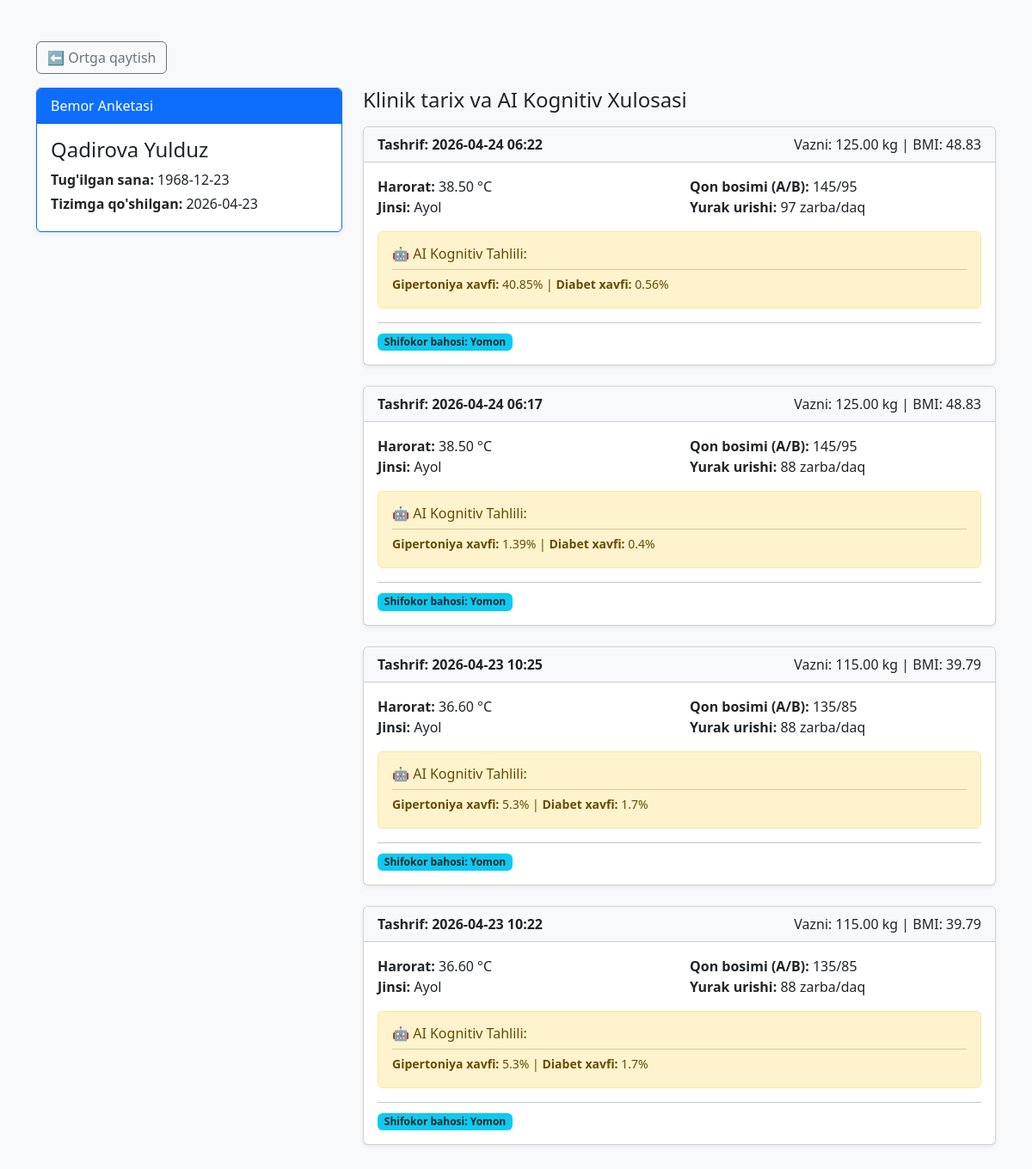
The app's page /api/v1/ehr/web/patients/19/ (signed in) with its own data.
### patients/models.py (models this page shows, shortened)
class Patient(models.Model):
    GENDER_CHOICES = (
        ('Erkak', 'Erkak'),
        ('Ayol', 'Ayol'),
    )
    user = models.OneToOneField(User, on_delete=models.SET_NULL, null=True, blank=True, verbose_name="Tizimga kirish akkaunti")
    first_name = models.CharField(max_length=50, verbose_name="Ismi")
    last_name = models.CharField(max_length=50, verbose_name="Familiyasi")
    patronymic = models.CharField(max_length=50, blank=True, null=True, verbose_name="Otasining ismi")
    gender = models.CharField(max_length=10, choices=GENDER_CHOICES, default='Erkak', verbose_name="Jinsi")
    date_of_birth = models.DateField(verbose_name="Tug'ilgan sanasi")
    created_at = models.DateTimeField(auto_now_add=True)

class Visit(models.Model):
    patient = models.ForeignKey(Patient, on_delete=models.CASCADE, related_name='visits', verbose_name="Bemor")
    visit_date = models.DateTimeField(auto_now_add=True, verbose_name="Qabul vaqti")
    doctor = models.ForeignKey(User, on_delete=models.SET_NULL, null=True, blank=True, verbose_name="Qabul qilgan xodim")
    weight = models.DecimalField(max_digits=5, decimal_places=2, verbose_name="Vazni (kg)")
    height = models.DecimalField(max_digits=5, decimal_places=2, verbose_name="Bo'yi (sm)")
    bmi = models.DecimalField(max_digits=5, decimal_places=2, blank=True, null=True, verbose_name="Tana massasi indeksi (BMI)")
    temperature = models.DecimalField(max_digits=4, decimal_places=2, verbose_name="Tana harorati")
    blood_pressure = models.CharField(max_length=20, default="120/80", verbose_name="Qon bosimi", null=True, blank=True)
    heart_rate = models.IntegerField(verbose_name="Yurak urishi")
    symptoms = models.ManyToManyField(Symptom, through='VisitSymptom', related_name='visits', verbose_name="Simptomlar")
    doctor_notes = models.TextField(blank=True, null=True, verbose_name="Shifokor xulosasi / Qo'shimcha izoh")

class VisitSymptom(models.Model):
    visit = models.ForeignKey('Visit', on_delete=models.CASCADE)
    symptom = models.ForeignKey(Symptom, on_delete=models.CASCADE, verbose_name="Simptom")
    blood_pressure = models.CharField(max_length=10, null=True, blank=True)
    htn_risk = models.FloatField(null=True, blank=True)
    dm_risk = models.FloatField(null=True, blank=True)
    severity = models.DecimalField(
        max_digits=3,
        decimal_places=2,
        choices=PATIENT_SYMPTOM_IMPACT_CHOICES,
        default=0.50,
        verbose_name="Bemordagi darajasi"
    )
    FEEDBACK_CHOICES = [
        ('alo', "A'lo"),
        ('yaxshi', "Yaxshi"),
        ('qoniqarli', "Qoniqarli"),
        ('yomon', "Yomon"),
    ]
    doctor_feedback = models.CharField(max_length=20, choices=FEEDBACK_CHOICES, null=True, blank=True)
    class Meta:
        unique_together = ('visit', 'symptom')

### patients/views.py (the view)
# urls.py: path('web/patients/<int:pk>/', patient_detail_view, name='patient_detail'),
@login_required
def patient_detail_view(request, pk):
    patient = get_object_or_404(Patient, pk=pk)
    role = get_user_role(request.user)
    if role == 'Bemor' and patient.user != request.user:
        return HttpResponseForbidden("Siz boshqa bemorning kartasini ko'ra olmaysiz!")
    return render(request, 'patients/patient_detail.html', {'patient': patient, 'user_role': role})

### patients/views.py (called while the page is built)
def get_user_role(user):
    if user.is_superuser:
        return 'Super Admin'
    if user.groups.exists():
        return user.groups.first().name
    return 'Bemor'

### patients/templates/patients/patient_detail.html (shortened to what this page needs)
<!DOCTYPE html>
<html lang="uz">
<head>
    <link href="https://cdn.jsdelivr.net/npm/bootstrap@5.3.0/dist/css/bootstrap.min.css" rel="stylesheet">
</head>
<body class="bg-light">
<div class="container mt-5 mb-5">
    <a href="{% url 'patient_list' %}" class="btn btn-outline-secondary mb-3">⬅ Ortga qaytish</a>
    <div class="row">
        <div class="col-md-4">
            <div class="card shadow-sm border-primary">
                <div class="card-header bg-primary text-white">Bemor Anketasi</div>
                <div class="card-body">
                    <h4>{{ patient.last_name }} {{ patient.first_name }}</h4>
                    <p class="mb-1"><strong>Tug'ilgan sana:</strong> {{ patient.date_of_birth|date:"Y-m-d" }}</p>
                    <p class="mb-1"><strong>Tizimga qo'shilgan:</strong> {{ patient.created_at|date:"Y-m-d" }}</p>
                </div>
            </div>
        </div>
        <div class="col-md-8">
            <h4 class="mb-3">Klinik tarix va AI Kognitiv Xulosasi</h4>
            {% for visit in patient.visits.all|dictsortreversed:"visit_date" %}
                <div class="card shadow-sm mb-4">
                    <div class="card-header bg-light d-flex justify-content-between">
                        <strong>Tashrif: {{ visit.visit_date|date:"Y-m-d H:i" }}</strong>
                        <span>Vazni: {{ visit.weight }} kg | BMI: {{ visit.bmi }}</span>
                    </div>
                    <div class="card-body">
                        <div class="row mb-3">
                            <div class="col-6">
                                <p class="mb-0"><strong>Harorat:</strong> {{ visit.temperature }} °C</p>
                                <p class="mb-0"><strong>Jinsi:</strong> {{ visit.patient.gender }}</p>
                            </div>
                            <div class="col-6">
                                <p class="mb-0"><strong>Qon bosimi (A/B):</strong>
                                    {% if visit.blood_pressure %}
                                        {{ visit.blood_pressure }}
                                    {% endif %}
                                </p>
                                <p class="mb-0"><strong>Yurak urishi:</strong> {{ visit.heart_rate }} zarba/daq</p>
                            </div>
                        </div>
                        {% with symptom=visit.visitsymptom_set.last %}
    {% if symptom and symptom.htn_risk is not None %}
        <div class="alert {% if symptom.htn_risk > 60 or symptom.dm_risk > 60 %}alert-danger{% else %}alert-warning{% endif %}">
            <h6 class="alert-heading">🤖 AI Kognitiv Tahlili:</h6>
            <hr class="mt-1 mb-1">
            <small>
                <strong>Gipertoniya xavfi:</strong> {{ symptom.htn_risk }}% |
                <strong>Diabet xavfi:</strong> {{ symptom.dm_risk }}%
            </small>
        </div>
    {% endif %}
    {% if symptom and symptom.id %}
        <hr class="mt-2 mb-2">
        <div id="feedback-box-{{ symptom.id }}">
            {% if not symptom.doctor_feedback %}
                <p class="mb-2" style="font-size: 0.9em;"><strong>AI xulosasini baholang:</strong></p>
                <div class="d-flex gap-2">
                    <button onclick="sendFeedback('{% url 'save_ai_feedback' symptom.id %}', {{ symptom.id }}, 'alo')" class="btn btn-sm btn-outline-success w-100">A'lo</button>
                    <button onclick="sendFeedback('{% url 'save_ai_feedback' symptom.id %}', {{ symptom.id }}, 'yaxshi')" class="btn btn-sm btn-outline-primary w-100">Yaxshi</button>
                    <button onclick="sendFeedback('{% url 'save_ai_feedback' symptom.id %}', {{ symptom.id }}, 'qoniqarli')" class="btn btn-sm btn-outline-warning w-100">Qoniqarli</button>
                    <button onclick="sendFeedback('{% url 'save_ai_feedback' symptom.id %}', {{ symptom.id }}, 'yomon')" class="btn btn-sm btn-outline-danger w-100">Yomon</button>
                </div>
            {% else %}
                <span class="badge bg-info text-dark">Shifokor bahosi: {{ symptom.get_doctor_feedback_display }}</span>
            {% endif %}
        </div>
    {% endif %} {% endwith %}
                    </div>
                </div>
                {% empty %}
                <div class="alert alert-info">Bemor hali terapevt ko'rigida bo'lmagan.</div>
            {% endfor %}
        </div>
    </div>
</div>
</body>
</html>

### records on screen
Patient: last_name "Qadirova", first_name "Yulduz", date_of_birth "1968-12-23", created_at "2026-04-23"
Visit: visit_date "2026-04-24 06:22", weight "125.00", bmi "48.83", temperature "38.50", patient.gender "Ayol", blood_pressure "145/95", heart_rate "97", visitsymptom_set.last.htn_risk "40.85", visitsymptom_set.last.dm_risk "0.56", visitsymptom_set.last.doctor_feedback "Yomon"
Visit: visit_date "2026-04-24 06:17", weight "125.00", bmi "48.83", temperature "38.50", patient.gender "Ayol", blood_pressure "145/95", heart_rate "88", visitsymptom_set.last.htn_risk "1.39", visitsymptom_set.last.dm_risk "0.4", visitsymptom_set.last.doctor_feedback "Yomon"
Visit: visit_date "2026-04-23 10:25", weight "115.00", bmi "39.79", temperature "36.60", patient.gender "Ayol", blood_pressure "135/85", heart_rate "88", visitsymptom_set.last.htn_risk "5.3", visitsymptom_set.last.dm_risk "1.7", visitsymptom_set.last.doctor_feedback "Yomon"
Visit: visit_date "2026-04-23 10:22", weight "115.00", bmi "39.79", temperature "36.60", patient.gender "Ayol", blood_pressure "135/85", heart_rate "88", visitsymptom_set.last.htn_risk "5.3", visitsymptom_set.last.dm_risk "1.7", visitsymptom_set.last.doctor_feedback "Yomon"
